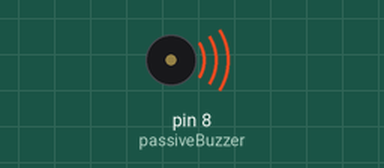
Recording of a sketch running on a simulated Arduino Uno, built with avr-gcc and run on an emulated ATmega328P. Parts: buzzer (waves = sounding).

Above: at 0.5 s.
At 7.5 s:
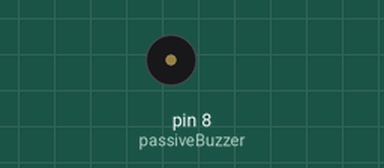
Timing chart, 0 to 10.4 s (numbered marks = the images above):
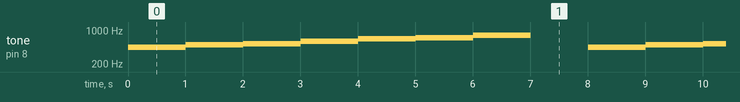

Measured:
- by itself, tone on pin 8 (passiveBuzzer): repeats every 8.0 s: 494 Hz 1.0 s, 523 Hz 1.0 s, 587 Hz 1.0 s, 659 Hz 1.0 s, 698 Hz 1.0 s, 784 Hz 1.0 s, silent 1.0 s, 440 Hz 1.0 s

The sketch:

Buzzer_passive_notes.ino
```cpp
int passiveBuzzer = 8;

void setup() {
  pinMode(passiveBuzzer, OUTPUT);

  tone(passiveBuzzer, 1000, 2000);
}

void loop() {
  tone(passiveBuzzer, 440); // A4
  delay(1000);

  tone(passiveBuzzer, 494); // B4
  delay(1000);

  tone(passiveBuzzer, 523); // C4
  delay(1000);

  tone(passiveBuzzer, 587); // D4
  delay(1000);

  tone(passiveBuzzer, 659); // E4
  delay(1000);

  tone(passiveBuzzer, 698); // F4
  delay(1000);

  tone(passiveBuzzer, 784); // G4
  delay(1000);

  noTone(passiveBuzzer);
  delay(1000);
}
```
